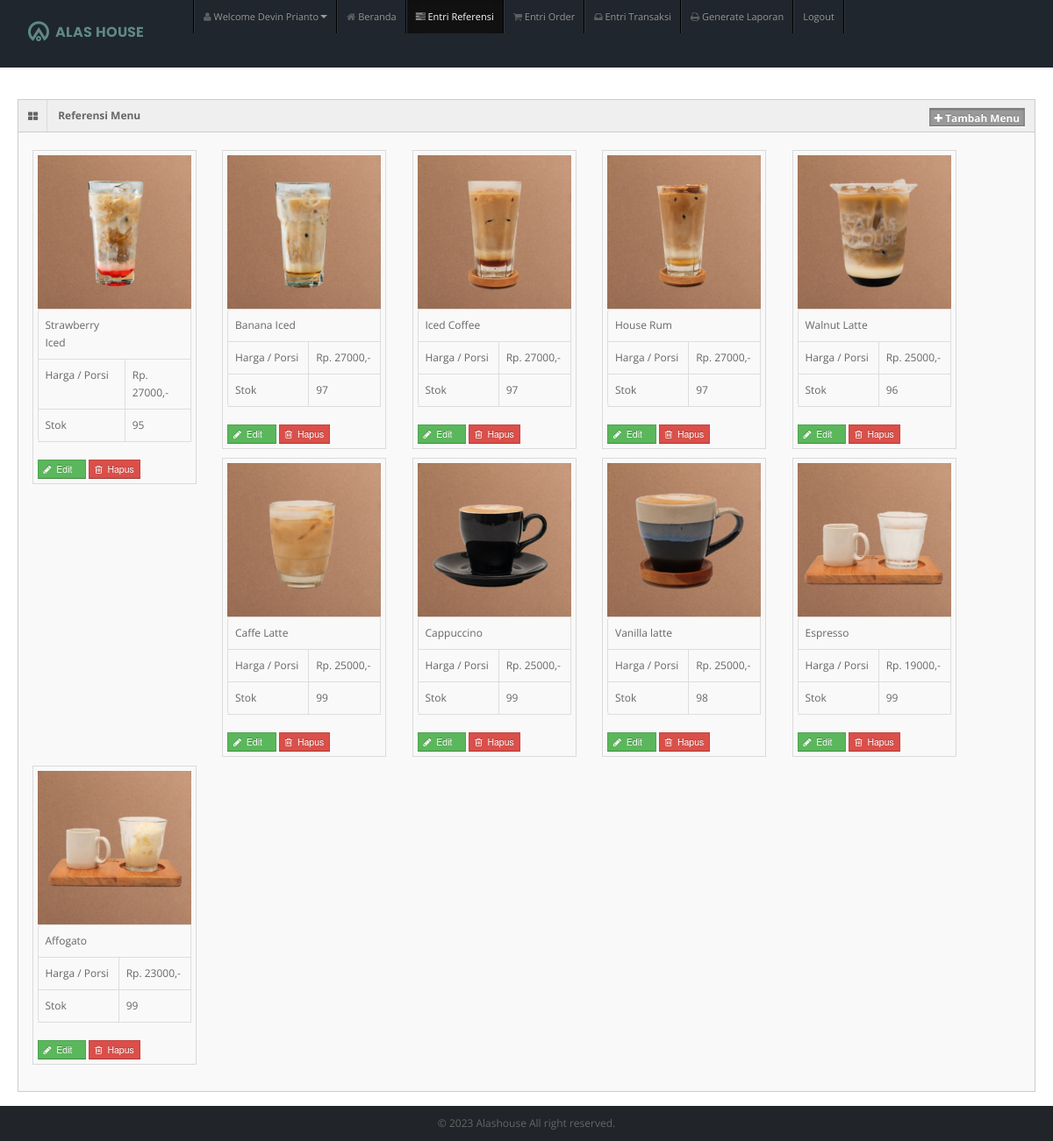
The page /entri_referensi.php (signed in) on the database its author committed.
### tables this page shows
CREATE TABLE `tb_user` (
  `id_user` int(11) NOT NULL,
  `username` varchar(150) NOT NULL,
  `password` varchar(150) NOT NULL,
  `nama_user` varchar(150) NOT NULL,
  `id_level` int(11) NOT NULL,
  `status` varchar(150) NOT NULL
);

CREATE TABLE `tb_masakan` (
  `id_masakan` int(11) NOT NULL,
  `nama_masakan` varchar(150) NOT NULL,
  `harga` varchar(150) NOT NULL,
  `stok` int(11) NOT NULL,
  `status_masakan` varchar(150) NOT NULL,
  `gambar_masakan` varchar(150) NOT NULL
);

### entri_referensi.php (the view, shortened to what this page needs)
<!DOCTYPE html>
<?php
include "connection/koneksi.php";
$id = $_SESSION['id_user'];
if(isset ($_SESSION['username'])){
  $query = "select * from tb_user natural join tb_level where id_user = $id";
  mysqli_query($conn, $query);
  $sql = mysqli_query($conn, $query);
  while($r = mysqli_fetch_array($sql)){
?>
<html lang="en">
<head>
<link rel="stylesheet" href="template/dashboard/css/bootstrap.min.css" />
<link rel="stylesheet" href="template/dashboard/css/bootstrap-responsive.min.css" />
<link rel="stylesheet" href="template/dashboard/css/fullcalendar.css" />
<link rel="stylesheet" href="template/dashboard/css/matrix-style.css" />
<link rel="stylesheet" href="template/dashboard/css/matrix-media.css" />
<link href="template/dashboard/font-awesome/css/font-awesome.css" rel="stylesheet" />
<link rel="stylesheet" href="template/dashboard/css/jquery.gritter.css" />
</head>
<body style="background-color: white">
<div id="header">
  <a href="entri_referensi.php"> <img src="gambar/logoo.png" style="margin-top: 1.5rem; margin-left: 2rem;" alt=""> </a>
</div>
<div id="user-nav" class="navbar navbar-inverse">
  <ul class="nav">
    <li  class="dropdown" id="profile-messages" ><a title="" href="#" data-toggle="dropdown" data-target="#profile-messages" class="dropdown-toggle"><i class="icon icon-user"></i>  <span class="text">Welcome <?php echo $r['nama_user'];?></span><b class="caret"></b></a>
    </li>
    <?php
    if($r['id_level'] == 1){
  ?>
    <li><a href="beranda.php"><i class="icon icon-home"></i> <span>Beranda</span></a> </li>
    <li class="active"> <a href="entri_referensi.php"><i class="icon icon-tasks"></i> <span>Entri Referensi</span></a> </li>
    <li> <a href="entri_order.php"><i class="icon icon-shopping-cart"></i> <span>Entri Order</span></a> </li>
    <li> <a href="entri_transaksi.php"><i class="icon icon-inbox"></i> <span>Entri Transaksi</span></a> </li>
    <li> <a href="generate_laporan.php"><i class="icon icon-print"></i> <span>Generate Laporan</span></a> </li>
    <li> <a href="logout.php"><i class="icon icon-sign-out"></i> <span>Logout</span></a> </li>
  <?php
    } else if($r['id_level'] == 2){
  ?>
    <li><a href="beranda.php"><i class="icon icon-home"></i> <span>Beranda</span></a> </li>
    <li> <a href="entri_order.php"><i class="icon icon-shopping-cart"></i> <span>Entri Order</span></a> </li>
    <li> <a href="generate_laporan.php"><i class="icon icon-print"></i> <span>Generate Laporan</span></a> </li>
    <li> <a href="logout.php"><i class="icon icon-sign-out"></i> <span>Logout</span></a> </li>
  <?php
    } else if($r['id_level'] == 3){
  ?>
    <li><a href="beranda.php"><i class="icon icon-home"></i> <span>Beranda</span></a> </li>
    <li> <a href="entri_transaksi.php"><i class="icon icon-inbox"></i> <span>Entri Transaksi</span></a> </li>
    <li> <a href="generate_laporan.php"><i class="icon icon-print"></i> <span>Generate Laporan</span></a> </li>
    <li> <a href="logout.php"><i class="icon icon-sign-out"></i> <span>Logout</span></a> </li>
  <?php
    } else if($r['id_level'] == 4){
  ?>
    <li><a href="beranda.php"><i class="icon icon-home"></i> <span>Beranda</span></a> </li>
    <li> <a href="generate_laporan.php"><i class="icon icon-print"></i> <span>Generate Laporan</span></a> </li>
    <li> <a href="logout.php"><i class="icon icon-sign-out"></i> <span>Logout</span></a> </li>
  <?php
    } else if($r['id_level'] == 5){
  ?>
    <li><a href="beranda.php"><i class="icon icon-home"></i> <span>Beranda</span></a> </li>
    <li> <a href="entri_order.php"><i class="icon icon-shopping-cart"></i> <span>Entri Order</span></a> </li>
    <li> <a href="logout.php"><i class="icon icon-share-alt"></i> <span>Logout</span></a> </li>
  <?php
    }
  ?>
  </ul>
</div>
  <div class="container-fluid">
    <div class="row-fluid">
    <?php
      if($r['id_level'] == 1){
    ?>
      <div class="widget-box">
        <div class="widget-title bg_lg"><span class="icon"><i class="icon-th-large"></i></span>
          <h5>Referensi Menu</h5>
          <a href="tambah_menu.php" class="btn btn-warning btn-mini label"><i class="icon-plus"></i>&nbsp;Tambah Menu</a>
        </div>
        <div class="widget-content" >
          <ul class="thumbnails">
            <div class="btn-icon-pg">
              <ul>
                <?php
                  $query_data_makanan = "select * from tb_masakan order by id_masakan desc";
                  $sql_data_makanan = mysqli_query($conn, $query_data_makanan);
                  while($r_dt_makanan = mysqli_fetch_array($sql_data_makanan)){
                ?>
                    <li class="span2">
                      <a> <img src="gambar/<?php echo $r_dt_makanan['gambar_masakan']?>" alt="" > </a>
                      <table class="table table-bordered">
                        <tbody>
                          <tr>
                            <td><?php echo $r_dt_makanan['nama_masakan'];?></td>
                          </tr>
                          <tr>
                            <td>Harga / Porsi</td>
                            <td>Rp. <?php echo $r_dt_makanan['harga'];?>,-</td>
                          </tr>
                          <tr>
                            <td>Stok</td>
                            <td><?php echo $r_dt_makanan['stok'];?> </td>
                          </tr>
                        </tbody>
                      </table>
                      <form action="" method="post">
                        <button type="submit" value="<?php echo $r_dt_makanan['id_masakan'];?>" name="edit_menu" class="btn btn-success btn-mini"><i class='icon-pencil'></i>&nbsp;&nbsp;Edit &nbsp;&nbsp;</button>
                        <button type="submit" value="<?php echo $r_dt_makanan['id_masakan'];?>" name="hapus_menu" class="btn btn-mini btn-danger"><i class='icon icon-trash'></i>&nbsp; Hapus</button>
                      </form>
                    </li>
                  <?php
                    }
                  ?>
              </ul>
            </div>
          </ul>
        </div>
      </div>
      <?php
        }
      ?>
    </div>
  </div>
<div class="row-fluid" style="background-color: #212529;">
  <div id="footer" class="span12"> &copy; <?php echo date('Y'); ?>  Alashouse All right reserved.</div>
</div>
</body>
</html>
<?php
  }
} else {
  header('location: logout.php');
}
?>

### template/dashboard/css/matrix-style.css (style rules this page uses)
* { outline:none !important; -moz-outline: none !important; }
html, body { height:100% }
body { overflow-x: hidden; margin-top: -10px; font-family: 'Open Sans', sans-serif; font-size:12px; color:#666; }
a { color:#666; }
select, textarea, input[type="text"], input[type="password"], input[type="datetime"], input[type="datetime-local"], input[type="date"], input[type="month"], input[type="time"], input[type="week"], input[type="number"], input[type="email"], input[type="url"], input[type="search"], input[type="tel"], input[type="color"], .uneditable-input, .label, .dropdown-menu, .btn, .well, .progress, .table-bordered, .btn-group > .btn:first-child, .btn-group > .btn:last-child, .btn-group > .btn:last-child, .btn-group > .dropdown-toggle, .alert { border-radius:0px; }
.btn, textarea, input[type="text"], input[type="password"], input[type="datetime"], input[type="datetime-local"], input[type="date"], input[type="month"], input[type="time"], input[type="week"], input[type="number"], input[type="email"], input[type="url"], input[type="search"], input[type="tel"], input[type="color"], .uneditable-input { box-shadow:none; }
.progress, .progress-success .bar, .progress .bar-success, .progress-warning .bar, .progress .bar-warning, .progress-danger .bar, .progress .bar-danger, .progress-info .bar, .progress .bar-info, .btn, .btn-primary { background-image:none; }
#footer { padding:10px; text-align:center; }
.bg_lg { background:#28b779; }
#header { height: 77px; position: relative; width: 100%; z-index: -9; }
#user-nav { position: absolute; left: 220px; top:0px; z-index: 20; margin: 0; }
#user-nav > ul { margin: 0; padding: 0; list-style: none; border-right: 1px solid #2e363f;border-left: 1px solid #000; }
#user-nav > ul > li { float: left; list-style-type: none; margin: 0; position: relative; padding: 0; border-left: 1px solid #2e363f; border-right: 1px solid #000; }
#user-nav > ul > li > a { padding:9px 10px; display: block; font-size: 11px; }
#user-nav > ul > li > a > i, #sidebar li a i { opacity: .5; margin-top: 2px; }
.container-fluid .row-fluid:first-child { margin-top: 20px; }
.stat-boxes .peity_bar_good, .stat-boxes .peity_line_good, { color: #459D1C; }
.widget-box { background: none repeat scroll 0 0 #F9F9F9; border-left: 1px solid #CDCDCD; border-top: 1px solid #CDCDCD; border-right: 1px solid #CDCDCD; clear: both; margin-top: 16px; margin-bottom: 16px; position: relative; }
.widget-title, .modal-header, .table th, div.dataTables_wrapper .ui-widget-header { background:#efefef; border-bottom: 1px solid #CDCDCD; height: 36px; }
.widget-title span.icon { padding: 9px 10px 7px 11px; float: left; border-right:1px solid #dadada; }
.widget-title h5 { color: #666; float: left; font-size: 12px; font-weight: bold; padding: 12px; line-height: 12px; margin: 0; }
.widget-title .label { padding: 3px 5px 2px; float: right; margin: 9px 11px 0 0; box-shadow: 0 1px 2px rgba(0,0,0,0.3) inset, 0 1px 0 #ffffff; }
.widget-content { padding:15px; border-bottom: 1px solid #cdcdcd; }
.thumbnails { margin-left: -2.12766% !important; }
.thumbnails [class*="span"] { margin-left: 2.12766% !important; position: relative; }
form { margin-bottom: 0; }
.btn-icon-pg ul { margin:0px; padding:0px; }
.btn-icon-pg ul li { margin:5px; padding:5px; list-style:none; display:inline-block; border:1px solid #dadada; min-width:187px; cursor:pointer }

### template/dashboard/css/matrix-media.css (style rules this page uses)
body { background:#2E363F; }
#header { background-color: #1f262d; margin-top:10px; }

### rows shown on the page
tb_user: nama_user "Devin Prianto", shows "Beranda"
tb_masakan: gambar_masakan (picture), nama_masakan "Strawberry Iced", harga "27000", stok "95", $r_dt_makanan['id_masakan'] 51 (drawn)
tb_masakan: gambar_masakan (picture), nama_masakan "Banana Iced", harga "27000", stok "97", $r_dt_makanan['id_masakan'] 50 (drawn)
tb_masakan: gambar_masakan (picture), nama_masakan "Iced Coffee", harga "27000", stok "97", $r_dt_makanan['id_masakan'] 49 (drawn)
tb_masakan: gambar_masakan (picture), nama_masakan "House Rum", harga "27000", stok "97", $r_dt_makanan['id_masakan'] 48 (drawn)
tb_masakan: gambar_masakan (picture), nama_masakan "Walnut Latte", harga "25000", stok "96", $r_dt_makanan['id_masakan'] 47 (drawn)
tb_masakan: gambar_masakan (picture), nama_masakan "Caffe Latte", harga "25000", stok "99", $r_dt_makanan['id_masakan'] 46 (drawn)
tb_masakan: gambar_masakan (picture), nama_masakan "Cappuccino", harga "25000", stok "99", $r_dt_makanan['id_masakan'] 45 (drawn)
tb_masakan: gambar_masakan (picture), nama_masakan "Vanilla latte", harga "25000", stok "98", $r_dt_makanan['id_masakan'] 44 (drawn)
tb_masakan: gambar_masakan (picture), nama_masakan "Espresso", harga "19000", stok "99", $r_dt_makanan['id_masakan'] 43 (drawn)
tb_masakan: gambar_masakan (picture), nama_masakan "Affogato", harga "23000", stok "99", $r_dt_makanan['id_masakan'] 42 (drawn)
